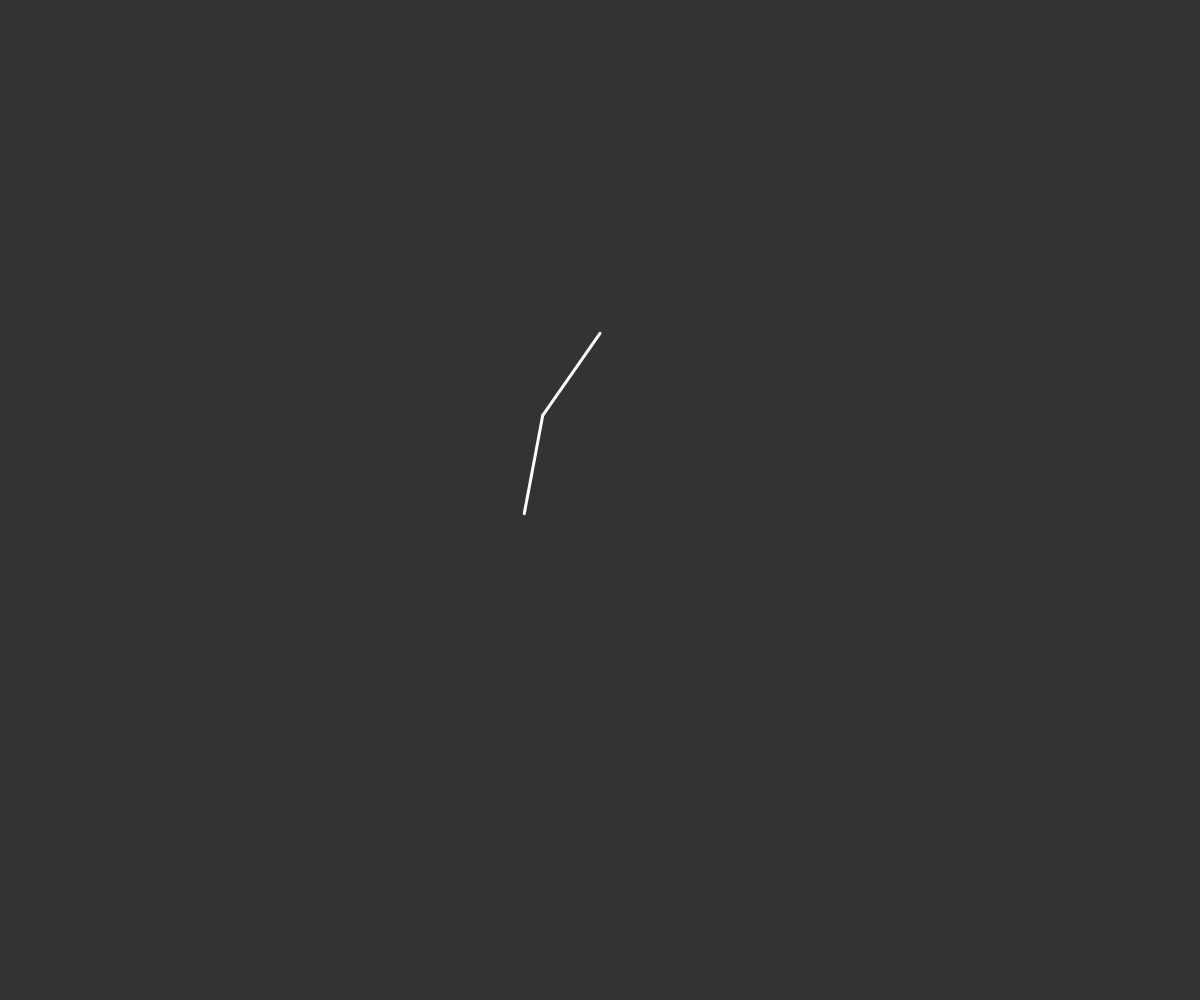
Frame 1 (no input)
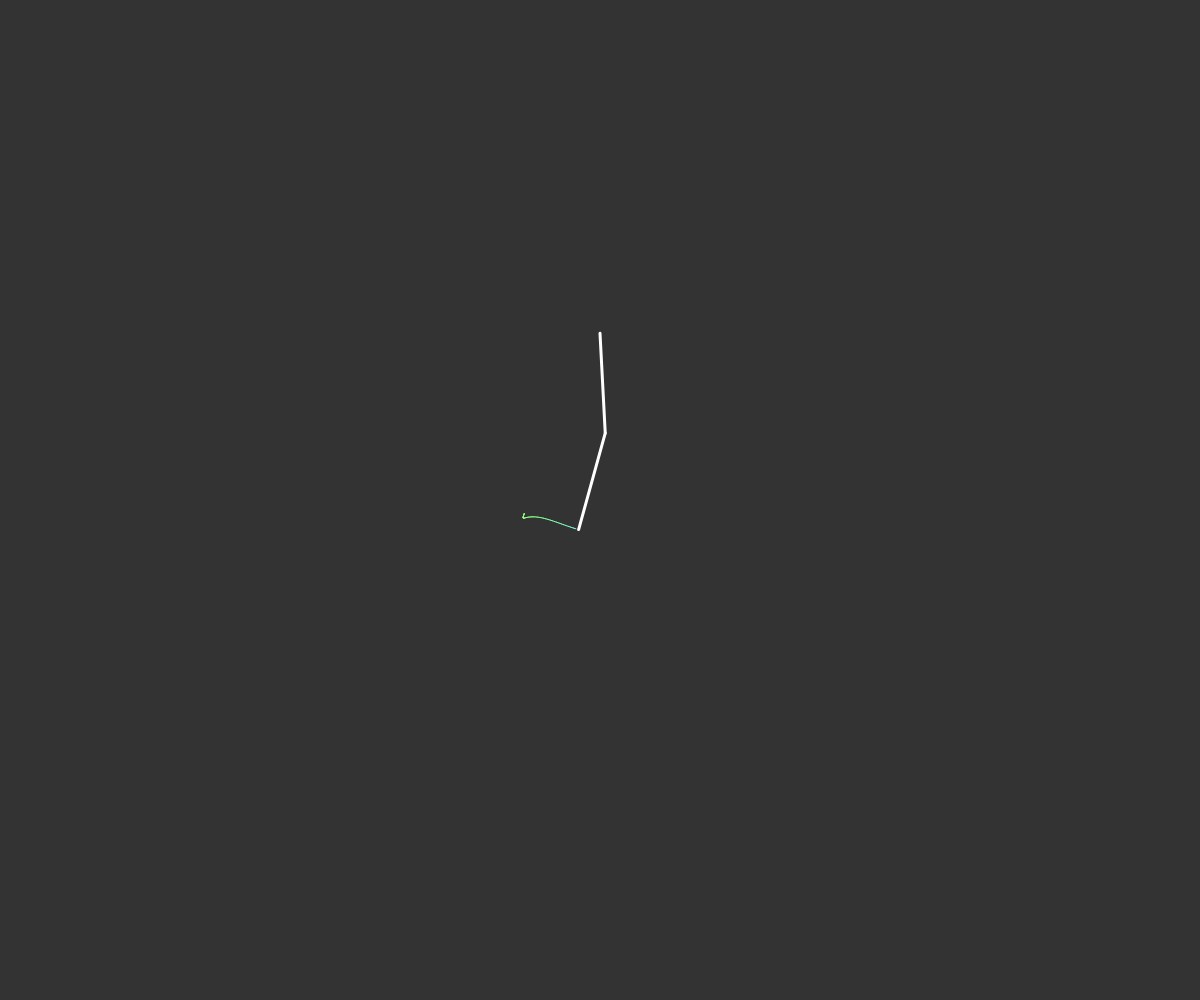
Frame 60 (no input)
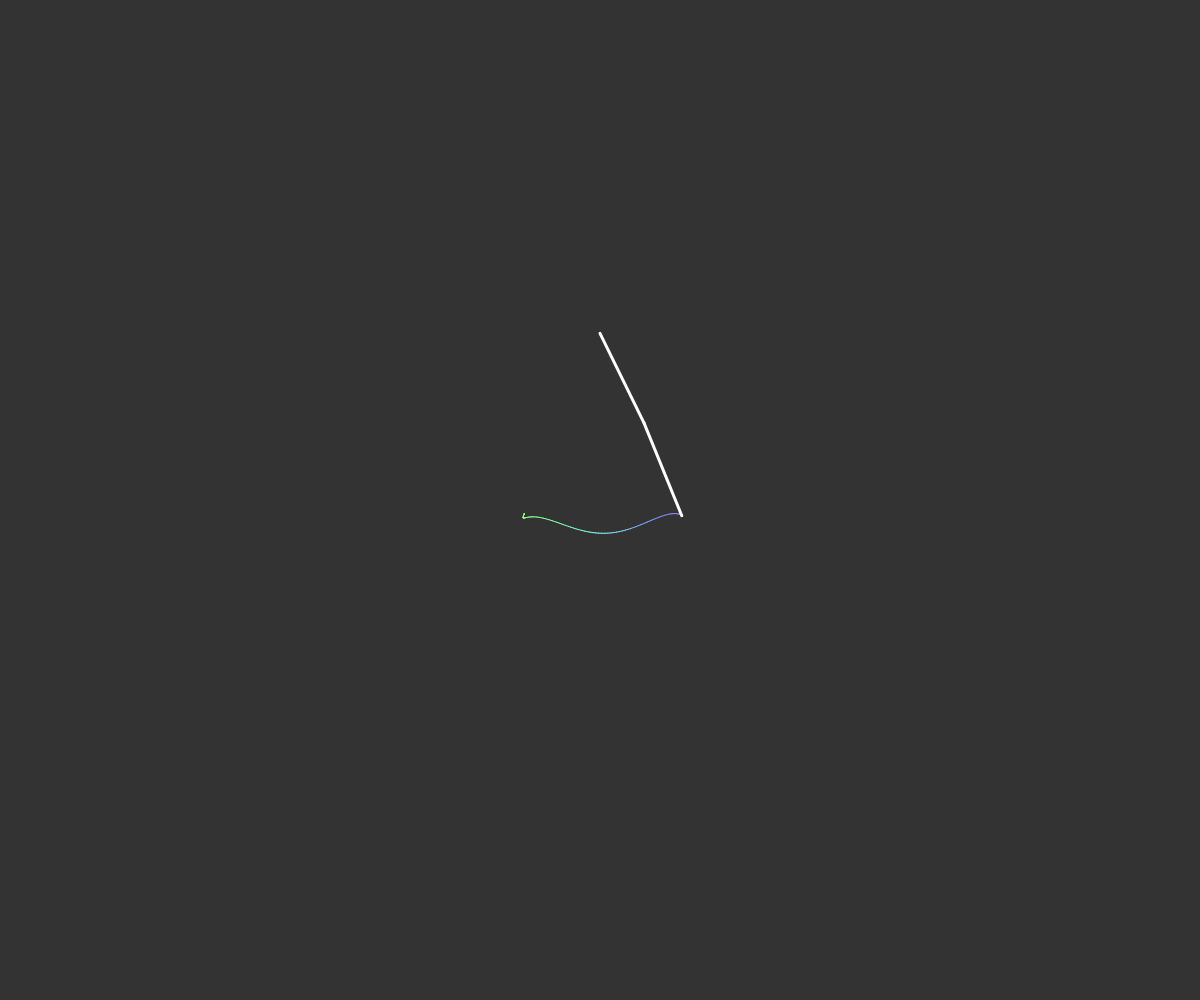
Frame 120 (the mouse pressed at the canvas centre since frame 60)

The p5.js sketch that drew these frames (run headless with seeded random() and noise() and a simulated clock; from frame 60 on, the mouse is pressed at the canvas centre):

// p5.js sketch
// ── sketch.js
//Equations stolen from https://www.myphysicslab.com/pendulum/double-pendulum-en.html
var canvas;
var pg;
var r1 = 100, r2 = 100, m1 = 6, m2 = 6;
var a1 = Math.random() * Math.PI * 2, a2 = Math.random() * Math.PI * 2;
var a1_v = 0, a2_v = 0;
var a1_a = 0, a2_a = 0;
var cx, cy;
var g = 9.8 / 60;
var prevX = 0, prevY = 0;
var h = 0;
var cMax = 1000;

function setup() {
    canvas = createCanvas(windowWidth, windowHeight);
    pg = createGraphics(windowWidth, windowHeight);
    pg.background(51);
    pg.stroke(255);
    pg.strokeWeight(1);
    pg.colorMode(HSB, cMax);

    background(51);
    cx = windowWidth / 2;
    cy = windowHeight / 3;

    pg.translate(cx, cy);

    var x1 = sin(a1) * r1;
    var y1 = cos(a1) * r1;
    prevX = x1 + sin(a2) * r2;
    prevY = y1 + cos(a2) * r2;
}

function draw() {
    image(pg, 0, 0, windowWidth, windowHeight);

    stroke(255);
    strokeWeight(3);
    translate(cx, cy);

    updateValues();

    var x1 = sin(a1) * r1;
    var y1 = cos(a1) * r1;
    line(0, 0, x1, y1);

    var x2 = x1 + sin(a2) * r2;
    var y2 = y1 + cos(a2) * r2;
    line(x1, y1, x2, y2);

    pg.stroke((x2+r1+r2)/2/(r1+r2)*cMax, cMax/2, cMax);
    pg.line(prevX, prevY, x2, y2);
    prevX = x2;
    prevY = y2;
}

function updateValues() {

    var num1 = (-g * (m1 + m2) * sin(a1) - m2 * g * sin(a1 - 2 * a2) - 2 * sin(a1 - a2) * m2 * (a2_v * a2_v * r2 + a1_v * a1_v * r1 * cos(a1 - a2)));
    var den1 = r1 * (2 * m1 + m2 - m2 * cos(2 * a1 - 2 * a2));
    a1_a = num1 / den1;

    var num2 = 2 * sin(a1 - a2) * (a1_v * a1_v * r1 * (m1 + m2) + g * (m1 + m2) * cos(a1) + a2_v * a2_v * r2 * m2 * cos(a1 - a2));
    var den2 = r2 * (2 * m1 + m2 - m2 * cos(2 * a1 - 2 * a2));
    a2_a = num2 / den2;

    a1_v += a1_a;
    a2_v += a2_a;

    a1 += a1_v;
    a2 += a2_v;
}

function keyPressed() {
}

function windowResized() {
    resizeCanvas(windowWidth, windowHeight);
    pg = createGraphics(windowWidth, windowHeight);
    pg.background(51);
    pg.stroke(255);
    pg.strokeWeight(2);

    cx = windowWidth / 2;
    cy = windowHeight / 2;

    pg.translate(cx, cy);
}
